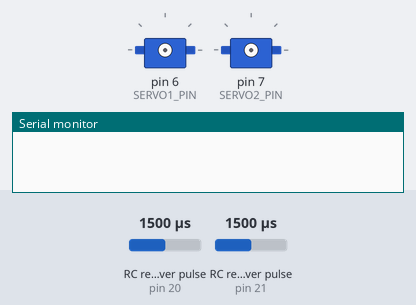
The sketch below on a simulated Arduino Mega 2560, built with avr-gcc and run on an emulated ATmega2560. Parts: 2 × servo, the last lines printed to the serial monitor. Wiring (inferred from the names in the program): 2 × RC receiver channel: data pin 20 / data pin 21. The inputs (shaded band) are chosen by the test bench; at power-on: RC receiver pulse (sensors on pin 20, pin 21) 1500 µs.

Above: at 0.1 s.
At 1.1 s:
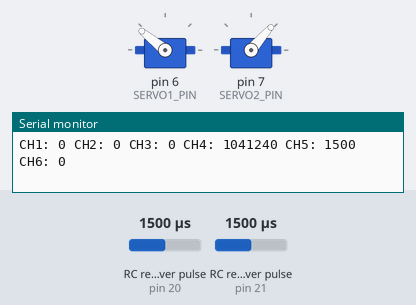
Timing chart, 0 to 2.6 s (numbered marks = the images above):
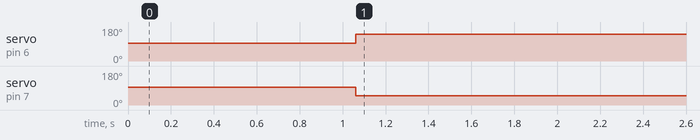

Measured:
- by itself, servo on pin 6 (SERVO1_PIN): 93° → 141° at 1.1 s
- by itself, servo on pin 7 (SERVO2_PIN): 93° → 49° at 1.1 s

The sketch:

CustomFirmware.ino
```cpp
#include <Servo.h>

int m1_command_PWM, m2_command_PWM, m3_command_PWM;

Servo servo1;
Servo servo2;

const int M1_PIN = 0;
const int M2_PIN = 1;
const int M3_PIN = 2;

const int SERVO1_PIN = 6;
const int SERVO2_PIN = 7;

const int CH1_PIN = 15; //"ch2"
const int CH2_PIN = 16;
const int CH3_PIN = 17;
const int CH4_PIN = 20; //"ch1"
const int CH5_PIN = 21; //blue wire, toggle switch on far left
const int CH6_PIN = 22;

const int RECEIVER_MIN = 1000;
const int RECEIVER_MAX = 2000;

const int SERVO1_MIN = 900;
const int SERVO1_VERTICAL_CENTER = 1050;
const int SERVO1_HORIZONTAL_CENTER = 2000;
const int SERVO1_MAX = 2150;

const int SERVO2_MIN = 900;
const int SERVO2_VERTICAL_CENTER = 2000;
const int SERVO2_HORIZONTAL_CENTER = 1050;
const int SERVO2_MAX = 2150;

unsigned long ch1PWM;
unsigned long ch2PWM;
unsigned long ch3PWM;
unsigned long ch4PWM;
unsigned long ch5PWM;
unsigned long ch6PWM;

unsigned long lastPrint = 0;

void setup()
{
    Serial.begin(115200);
    delay(1000);

    servo1.attach(SERVO1_PIN);
    servo2.attach(SERVO2_PIN);

    servo1.writeMicroseconds(1500);
    servo2.writeMicroseconds(1500);

    motorSetup();
    radioSetup();
}

void loop()
{
    ch1PWM = getRadioPWM(1);
    ch2PWM = getRadioPWM(2);
    ch3PWM = getRadioPWM(3);
    ch4PWM = getRadioPWM(4);
    ch5PWM = getRadioPWM(5);
    ch6PWM = getRadioPWM(6);

    if (ch6PWM > 1700) {
      servo1.writeMicroseconds(SERVO1_VERTICAL_CENTER);
      servo2.writeMicroseconds(SERVO2_VERTICAL_CENTER);
    } else if (ch6PWM < 1300) {
      servo1.writeMicroseconds(SERVO1_HORIZONTAL_CENTER);
      servo2.writeMicroseconds(SERVO2_HORIZONTAL_CENTER);
    }

    scaleCommands();
    commandMotors();

    if (millis() - lastPrint > 100) {
        Serial.print("CH1: ");
        Serial.print(ch1PWM);

        Serial.print(" CH2: ");
        Serial.print(ch2PWM);

        Serial.print(" CH3: ");
        Serial.print(ch3PWM);

        Serial.print(" CH4: ");
        Serial.print(ch4PWM);

        Serial.print(" CH5: ");
        Serial.print(ch5PWM);

        Serial.print(" CH6: ");
        Serial.println(ch6PWM);

        lastPrint = millis();
    }
}

int pwmToOneshot125(int pwm) {
  float scaled = (pwm - 1000) / 1000.0f;
  scaled = constrain(scaled, 0.0f, 1.0f);
  return scaled * 125 + 125;
}

void scaleCommands() {
  //safety switch
  if (ch5PWM > 1500) {
    m1_command_PWM = 125;
    m2_command_PWM = 125;
    m3_command_PWM = 125;
  } else {
    m1_command_PWM = pwmToOneshot125(ch3PWM);
    m2_command_PWM = pwmToOneshot125(ch3PWM);
    m3_command_PWM = pwmToOneshot125(ch3PWM);
  }
}
```

ServoTest.ino
```cpp
// #include <Servo.h>

// Servo servo1;
// Servo servo2;
// Servo servo3;

// const int SERVO1_PIN = 6;
// const int SERVO2_PIN = 7;
// const int SERVO3_PIN = 8;

// const int CH1_PIN = 20;
// const int CH2_PIN = 15;
// const int CH5_PIN = 21; //blue wire, toggle switch on far left

// const int RECEIVER_MIN = 1000;
// const int RECEIVER_MAX = 2000;

// const int SERVO1_MIN = 900;
// const int SERVO1_VERTICAL_CENTER = 1050;
// const int SERVO1_HORIZONTAL_CENTER = 2000;
// const int SERVO1_MAX = 2150;

// const int SERVO2_MIN = 900;
// const int SERVO2_VERTICAL_CENTER = 2000;
// const int SERVO2_HORIZONTAL_CENTER = 1050;
// const int SERVO2_MAX = 2150;

// const int SERVO3_MIN = 1000;
// const int SERVO3_MAX = 2000;

// int ch1PWM;
// int ch2PWM;
// int ch5PWM;

// float servo1Command;
// float servo2Command;
// float servo3Command;

// int servo1PWM;
// int servo2PWM;
// int servo3PWM;

// void setup()
// {
//     Serial.begin(115200);

//     servo1.attach(SERVO1_PIN);
//     servo2.attach(SERVO2_PIN);
//     servo3.attach(SERVO3_PIN);

//     servo1.writeMicroseconds(1500);
//     servo2.writeMicroseconds(1500);
//     servo3.writeMicroseconds(1500);

//     pinMode(CH1_PIN, INPUT);
//     pinMode(CH2_PIN, INPUT);
//     pinMode(CH5_PIN, INPUT);
// }

// void loop()
// {
//     ch1PWM = pulseIn(CH1_PIN, HIGH);
//     ch2PWM = pulseIn(CH2_PIN, HIGH);
//     ch5PWM = pulseIn(CH5_PIN, HIGH);

//     //servo1Command = (ch1PWM - RECEIVER_MIN) / (float)(RECEIVER_MAX - RECEIVER_MIN);
//     //servo2Command = (ch2PWM - RECEIVER_MIN) / (float)(RECEIVER_MAX - RECEIVER_MIN);

//     //servo1Command = constrain(servo1Command, 0.0f, 1.0f);
//     //servo2Command = constrain(servo2Command, 0.0f, 1.0f);

//     //servo1PWM = SERVO1_MIN + servo1Command * (SERVO1_MAX - SERVO1_MIN);
//     //servo2PWM = SERVO2_MIN + servo2Command * (SERVO2_MAX - SERVO2_MIN);

//     //servo1.writeMicroseconds(servo1PWM);
//     //servo2.writeMicroseconds(servo2PWM);

//     servo3Command = (ch1PWM - RECEIVER_MIN) / (float)(RECEIVER_MAX - RECEIVER_MIN);
//     servo3Command = constrain(servo3Command, 0.0f, 1.0f);
//     servo3PWM = SERVO3_MIN + servo3Command * (SERVO3_MAX - SERVO3_MIN);
//     servo3.writeMicroseconds(ch1PWM);

//     if (ch5PWM > 1500)
//     {
//         servo1.writeMicroseconds(SERVO1_VERTICAL_CENTER);
//         servo2.writeMicroseconds(SERVO2_VERTICAL_CENTER);
//     }
//     else
//     {
//         servo1.writeMicroseconds(SERVO1_HORIZONTAL_CENTER);
//         servo2.writeMicroseconds(SERVO2_HORIZONTAL_CENTER);
//     }

//     Serial.print("CH1: ");
//     Serial.print(ch1PWM);

//     Serial.print(" CMD1: ");
//     Serial.print(servo1Command, 3);

//     Serial.print(" SERVO1: ");
//     Serial.print(servo1PWM);

//     Serial.print(" | ");

//     Serial.print("CH2: ");
//     Serial.print(ch2PWM);

//     Serial.print(" CMD2: ");
//     Serial.print(servo2Command, 3);

//     Serial.print(" SERVO2: ");
//     Serial.println(servo2PWM);

//     Serial.print(" | ");

//     Serial.print(" CMD3: ");
//     Serial.print(servo3Command, 3);

//     Serial.print(" SERVO3: ");
//     Serial.println(servo3PWM);

//     delay(10);
// }
```

motors.ino
```cpp
void motorSetup() {
    pinMode(M1_PIN, OUTPUT);
    pinMode(M2_PIN, OUTPUT);
    pinMode(M3_PIN, OUTPUT);

    //arm motors
    m1_command_PWM = 200;
    m2_command_PWM = 200;
    m3_command_PWM = 200;
    commandMotors();
    delay(10);
    commandMotors();
    delay(10);

    m1_command_PWM = 125;
    m2_command_PWM = 125;
    m3_command_PWM = 125;
    commandMotors();

}

void commandMotors() {
  int wentLow = 0;
  int pulseStart, timer;

  bool flagM1 = false;
  bool flagM2 = false;
  bool flagM3 = false;

  digitalWrite(M1_PIN, HIGH);
  digitalWrite(M2_PIN, HIGH);
  digitalWrite(M3_PIN, HIGH);

  pulseStart = micros();

  while (wentLow < 3) {
    timer = micros();

    if ((m1_command_PWM <= timer - pulseStart) && !flagM1) {
      digitalWrite(M1_PIN, LOW);
      wentLow += 1;
      flagM1 = true;
    }
    if ((m2_command_PWM <= timer - pulseStart) && !flagM2) {
      digitalWrite(M2_PIN, LOW);
      wentLow += 1;
      flagM2 = true;
    }
    if ((m3_command_PWM <= timer - pulseStart) && !flagM3) {
      digitalWrite(M3_PIN, LOW);
      wentLow += 1;
      flagM3 = true;
    }
  }
}
```

radioComm.ino
```cpp
unsigned long rising_edge_start_1, rising_edge_start_2, rising_edge_start_3, rising_edge_start_4, rising_edge_start_5, rising_edge_start_6;
unsigned long channel_1_raw, channel_2_raw, channel_3_raw, channel_4_raw, channel_5_raw, channel_6_raw;

void radioSetup()
{
    pinMode(CH1_PIN, INPUT_PULLUP);
    pinMode(CH2_PIN, INPUT_PULLUP);
    pinMode(CH3_PIN, INPUT_PULLUP);
    pinMode(CH4_PIN, INPUT_PULLUP);
    pinMode(CH5_PIN, INPUT_PULLUP);
    pinMode(CH6_PIN, INPUT_PULLUP);
    delay(20);

    attachInterrupt(digitalPinToInterrupt(CH1_PIN), getCh1, CHANGE);
    attachInterrupt(digitalPinToInterrupt(CH2_PIN), getCh2, CHANGE);
    attachInterrupt(digitalPinToInterrupt(CH3_PIN), getCh3, CHANGE);
    attachInterrupt(digitalPinToInterrupt(CH4_PIN), getCh4, CHANGE);
    attachInterrupt(digitalPinToInterrupt(CH5_PIN), getCh5, CHANGE);
    attachInterrupt(digitalPinToInterrupt(CH6_PIN), getCh6, CHANGE);
    delay(20);
}

unsigned long getRadioPWM(int ch_num) {
  //DESCRIPTION: Get current radio commands from interrupt routines
  unsigned long returnPWM = 0;

  if (ch_num == 1) {
    returnPWM = channel_1_raw;
  }
  else if (ch_num == 2) {
    returnPWM = channel_2_raw;
  }
  else if (ch_num == 3) {
    returnPWM = channel_3_raw;
  }
  else if (ch_num == 4) {
    returnPWM = channel_4_raw;
  }
  else if (ch_num == 5) {
    returnPWM = channel_5_raw;
  }
  else if (ch_num == 6) {
    returnPWM = channel_6_raw;
  }

  return returnPWM;
}

void getCh1()
{
    if (digitalRead(CH1_PIN))
        rising_edge_start_1 = micros();
    else
        channel_1_raw = micros() - rising_edge_start_1;
}

void getCh2()
{
    if (digitalRead(CH2_PIN))
        rising_edge_start_2 = micros();
    else
        channel_2_raw = micros() - rising_edge_start_2;
}

void getCh3()
{
    if (digitalRead(CH3_PIN))
        rising_edge_start_3 = micros();
    else
        channel_3_raw = micros() - rising_edge_start_3;
}

void getCh4()
{
    if (digitalRead(CH4_PIN))
        rising_edge_start_4 = micros();
    else
        channel_4_raw = micros() - rising_edge_start_4;
}

void getCh5()
{
    if (digitalRead(CH5_PIN))
        rising_edge_start_5 = micros();
    else
        channel_5_raw = micros() - rising_edge_start_5;
}

void getCh6()
{
    if (digitalRead(CH6_PIN))
        rising_edge_start_6 = micros();
    else
        channel_6_raw = micros() - rising_edge_start_6;
}
```
